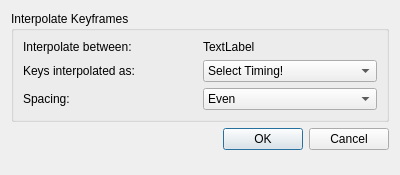
<?xml version="1.0" encoding="UTF-8"?>
<ui version="4.0">
 <class>InterpolateKeyframes</class>
 <widget class="QDialog" name="InterpolateKeyframes">
  <property name="geometry">
   <rect>
    <x>0</x>
    <y>0</y>
    <width>400</width>
    <height>175</height>
   </rect>
  </property>
  <property name="windowTitle">
   <string>Interpolate Keyframes</string>
  </property>
  <layout class="QVBoxLayout" name="verticalLayout_2">
   <item>
    <widget class="QGroupBox" name="groupBox">
     <property name="title">
      <string>Interpolate Keyframes</string>
     </property>
     <layout class="QVBoxLayout" name="verticalLayout">
      <item>
       <layout class="QGridLayout" name="gridLayout">
        <item row="0" column="0">
         <widget class="QLabel" name="labKeys">
          <property name="text">
           <string>Interpolate between:</string>
          </property>
         </widget>
        </item>
        <item row="0" column="1">
         <widget class="QLabel" name="labKeysInfo">
          <property name="text">
           <string>TextLabel</string>
          </property>
         </widget>
        </item>
        <item row="1" column="0">
         <widget class="QLabel" name="label">
          <property name="text">
           <string>Keys interpolated as:</string>
          </property>
         </widget>
        </item>
        <item row="1" column="1">
         <widget class="QComboBox" name="comboBox">
          <item>
           <property name="text">
            <string>Select Timing!</string>
           </property>
          </item>
          <item>
           <property name="text">
            <string>One's</string>
           </property>
          </item>
          <item>
           <property name="text">
            <string>Two's</string>
           </property>
          </item>
          <item>
           <property name="text">
            <string>Three's</string>
           </property>
          </item>
          <item>
           <property name="text">
            <string>Four's</string>
           </property>
          </item>
         </widget>
        </item>
        <item row="2" column="0">
         <widget class="QLabel" name="label_2">
          <property name="text">
           <string>Spacing:</string>
          </property>
         </widget>
        </item>
        <item row="2" column="1">
         <widget class="QComboBox" name="comboBox_2">
          <item>
           <property name="text">
            <string>Even</string>
           </property>
          </item>
          <item>
           <property name="text">
            <string>Ease In</string>
           </property>
          </item>
          <item>
           <property name="text">
            <string>Ease out</string>
           </property>
          </item>
          <item>
           <property name="text">
            <string>Ease In - Ease Out</string>
           </property>
          </item>
         </widget>
        </item>
       </layout>
      </item>
     </layout>
    </widget>
   </item>
   <item>
    <widget class="QDialogButtonBox" name="buttonBox">
     <property name="orientation">
      <enum>Qt::Horizontal</enum>
     </property>
     <property name="standardButtons">
      <set>QDialogButtonBox::Cancel|QDialogButtonBox::Ok</set>
     </property>
    </widget>
   </item>
   <item>
    <spacer name="verticalSpacer">
     <property name="orientation">
      <enum>Qt::Vertical</enum>
     </property>
     <property name="sizeHint" stdset="0">
      <size>
       <width>20</width>
       <height>40</height>
      </size>
     </property>
    </spacer>
   </item>
  </layout>
 </widget>
 <resources/>
 <connections>
  <connection>
   <sender>buttonBox</sender>
   <signal>accepted()</signal>
   <receiver>InterpolateKeyframes</receiver>
   <slot>accept()</slot>
   <hints>
    <hint type="sourcelabel">
     <x>248</x>
     <y>254</y>
    </hint>
    <hint type="destinationlabel">
     <x>157</x>
     <y>274</y>
    </hint>
   </hints>
  </connection>
  <connection>
   <sender>buttonBox</sender>
   <signal>rejected()</signal>
   <receiver>InterpolateKeyframes</receiver>
   <slot>reject()</slot>
   <hints>
    <hint type="sourcelabel">
     <x>316</x>
     <y>260</y>
    </hint>
    <hint type="destinationlabel">
     <x>286</x>
     <y>274</y>
    </hint>
   </hints>
  </connection>
 </connections>
</ui>
